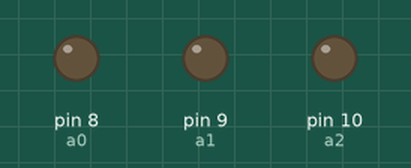
Recording of a sketch running on a simulated Arduino Uno, built with avr-gcc and run on an emulated ATmega328P. Shown: output pins drawn as LEDs (lit = HIGH).

Above: at 1.2 s.
At 2.2 s:
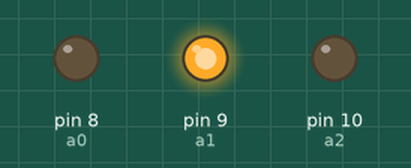
At 2.7 s:
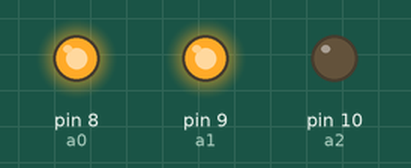
At 3.2 s:
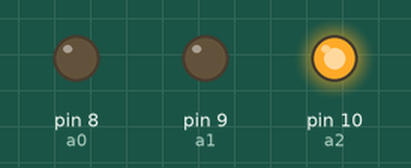
At 4.2 s:
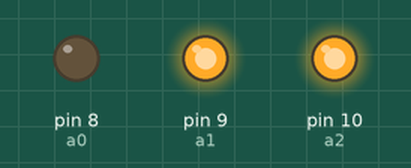
At 5.7 s:
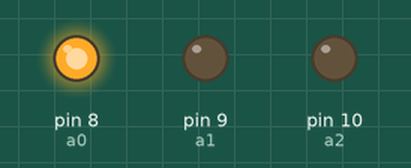
Timing chart, 0 to 6.2 s (numbered marks = the images above):
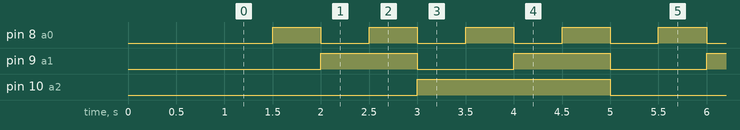

The sketch:

GND_switching.ino
```cpp
/*
#############################################################################################
Autor: Sören Krollmann
[04.12.2012]
cycles through the 8 channels and a multiplexer and changes the outputs sequentially to HIGH
A0-A2 connected to Pin 8-10 on the Arduino
#############################################################################################
*/

const int a0 = 8; // A0 MX-Adress to Pin 8
const int a1 = 9; // A1 MX-Adress to Pin 9
const int a2 = 10; // A2 MX-Adress to Pin 10


void setup()
{
  delay(1000); //Start Delay

  pinMode(a0, OUTPUT); // set Pin 8 to output
  pinMode(a1, OUTPUT); // set Pin 9 to output
  pinMode(a2, OUTPUT); // set Pin 10 to output


  // Reset all (LOW)
  digitalWrite(a0, LOW);
  digitalWrite(a1, LOW);
  digitalWrite(a2, LOW);
}

void loop()
{
   int oPins[] = {a0, a1, a2}; // Array for Output-Pins

  int mxChannel[8][3]= // Array for Channels
  {
    {0,0,0}, //output pin layouts for Channel 0
    {1,0,0}, //...Channel 1
    {0,1,0}, //...Channel 2
    {1,1,0}, //...Channel 3
    {0,0,1}, //...Channel 4
    {1,0,1}, //...Channel 5
    {0,1,1}, //...Channel 6
    {1,1,1}, //...Channel 7
   };

  for(int channel=0; channel<8; channel ++) //Flip through all channels
  {
    for(int counter = 0; counter < 3; counter ++) //for writing the 3 Bit Adresses of each channel
    {
      digitalWrite(oPins[counter], mxChannel[channel][counter]); //Output Pin, Bit
    }
    delay(500); //Blink Delay
  }
}
```

Measured:
- by itself, pin 8 (a0): alternates HIGH for 0.50 s and LOW for 0.50 s
- by itself, pin 9 (a1): alternates HIGH for 1.0 s and LOW for 1.0 s
- by itself, pin 10 (a2): alternates HIGH for 2.0 s and LOW for 2.0 s
